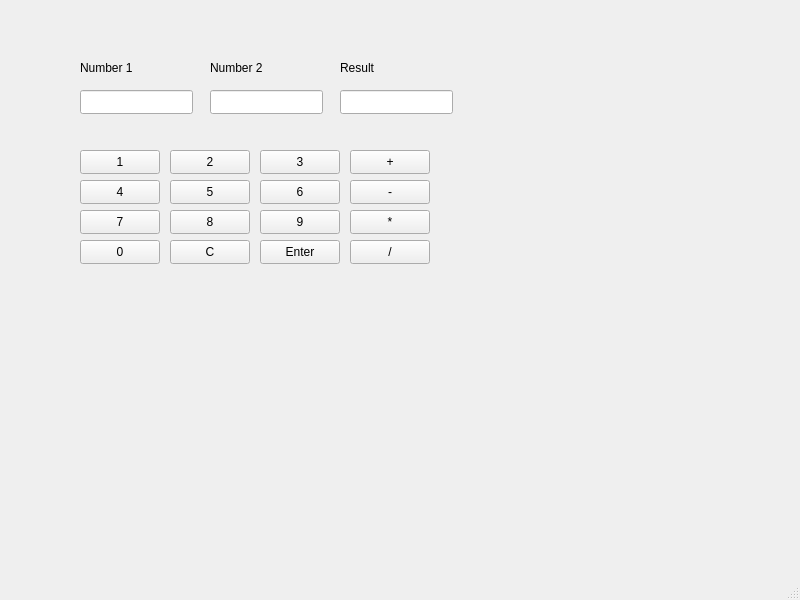
<?xml version="1.0" encoding="UTF-8"?>
<ui version="4.0">
 <class>MainWindow</class>
 <widget class="QMainWindow" name="MainWindow">
  <property name="geometry">
   <rect>
    <x>0</x>
    <y>0</y>
    <width>800</width>
    <height>600</height>
   </rect>
  </property>
  <property name="windowTitle">
   <string>MainWindow</string>
  </property>
  <widget class="QWidget" name="centralwidget">
   <widget class="QPushButton" name="btn1">
    <property name="geometry">
     <rect>
      <x>80</x>
      <y>150</y>
      <width>80</width>
      <height>24</height>
     </rect>
    </property>
    <property name="text">
     <string>1</string>
    </property>
   </widget>
   <widget class="QPushButton" name="btn2">
    <property name="geometry">
     <rect>
      <x>170</x>
      <y>150</y>
      <width>80</width>
      <height>24</height>
     </rect>
    </property>
    <property name="text">
     <string>2</string>
    </property>
   </widget>
   <widget class="QPushButton" name="btn3">
    <property name="geometry">
     <rect>
      <x>260</x>
      <y>150</y>
      <width>80</width>
      <height>24</height>
     </rect>
    </property>
    <property name="text">
     <string>3</string>
    </property>
   </widget>
   <widget class="QPushButton" name="btnPlus">
    <property name="geometry">
     <rect>
      <x>350</x>
      <y>150</y>
      <width>80</width>
      <height>24</height>
     </rect>
    </property>
    <property name="text">
     <string>+</string>
    </property>
   </widget>
   <widget class="QPushButton" name="btn4">
    <property name="geometry">
     <rect>
      <x>80</x>
      <y>180</y>
      <width>80</width>
      <height>24</height>
     </rect>
    </property>
    <property name="text">
     <string>4</string>
    </property>
   </widget>
   <widget class="QPushButton" name="btn5">
    <property name="geometry">
     <rect>
      <x>170</x>
      <y>180</y>
      <width>80</width>
      <height>24</height>
     </rect>
    </property>
    <property name="text">
     <string>5</string>
    </property>
   </widget>
   <widget class="QPushButton" name="btn6">
    <property name="geometry">
     <rect>
      <x>260</x>
      <y>180</y>
      <width>80</width>
      <height>24</height>
     </rect>
    </property>
    <property name="text">
     <string>6</string>
    </property>
   </widget>
   <widget class="QPushButton" name="btnMinus">
    <property name="geometry">
     <rect>
      <x>350</x>
      <y>180</y>
      <width>80</width>
      <height>24</height>
     </rect>
    </property>
    <property name="text">
     <string>-</string>
    </property>
   </widget>
   <widget class="QPushButton" name="btn7">
    <property name="geometry">
     <rect>
      <x>80</x>
      <y>210</y>
      <width>80</width>
      <height>24</height>
     </rect>
    </property>
    <property name="text">
     <string>7</string>
    </property>
   </widget>
   <widget class="QPushButton" name="btn8">
    <property name="geometry">
     <rect>
      <x>170</x>
      <y>210</y>
      <width>80</width>
      <height>24</height>
     </rect>
    </property>
    <property name="text">
     <string>8</string>
    </property>
   </widget>
   <widget class="QPushButton" name="btnClear">
    <property name="geometry">
     <rect>
      <x>170</x>
      <y>240</y>
      <width>80</width>
      <height>24</height>
     </rect>
    </property>
    <property name="text">
     <string>C</string>
    </property>
   </widget>
   <widget class="QPushButton" name="btn9">
    <property name="geometry">
     <rect>
      <x>260</x>
      <y>210</y>
      <width>80</width>
      <height>24</height>
     </rect>
    </property>
    <property name="text">
     <string>9</string>
    </property>
   </widget>
   <widget class="QPushButton" name="btnMultiply">
    <property name="geometry">
     <rect>
      <x>350</x>
      <y>210</y>
      <width>80</width>
      <height>24</height>
     </rect>
    </property>
    <property name="text">
     <string>*</string>
    </property>
   </widget>
   <widget class="QPushButton" name="btn0">
    <property name="geometry">
     <rect>
      <x>80</x>
      <y>240</y>
      <width>80</width>
      <height>24</height>
     </rect>
    </property>
    <property name="text">
     <string>0</string>
    </property>
   </widget>
   <widget class="QPushButton" name="btnEnter">
    <property name="geometry">
     <rect>
      <x>260</x>
      <y>240</y>
      <width>80</width>
      <height>24</height>
     </rect>
    </property>
    <property name="text">
     <string>Enter</string>
    </property>
   </widget>
   <widget class="QPushButton" name="btnDivide">
    <property name="geometry">
     <rect>
      <x>350</x>
      <y>240</y>
      <width>80</width>
      <height>24</height>
     </rect>
    </property>
    <property name="text">
     <string>/</string>
    </property>
   </widget>
   <widget class="QLabel" name="label">
    <property name="geometry">
     <rect>
      <x>80</x>
      <y>60</y>
      <width>61</width>
      <height>16</height>
     </rect>
    </property>
    <property name="text">
     <string>Number 1</string>
    </property>
   </widget>
   <widget class="QLabel" name="label_2">
    <property name="geometry">
     <rect>
      <x>210</x>
      <y>60</y>
      <width>71</width>
      <height>16</height>
     </rect>
    </property>
    <property name="text">
     <string>Number 2</string>
    </property>
   </widget>
   <widget class="QLabel" name="label_3">
    <property name="geometry">
     <rect>
      <x>340</x>
      <y>60</y>
      <width>49</width>
      <height>16</height>
     </rect>
    </property>
    <property name="text">
     <string>Result</string>
    </property>
   </widget>
   <widget class="QLineEdit" name="textNum1">
    <property name="geometry">
     <rect>
      <x>80</x>
      <y>90</y>
      <width>113</width>
      <height>24</height>
     </rect>
    </property>
   </widget>
   <widget class="QLineEdit" name="textNum2">
    <property name="geometry">
     <rect>
      <x>210</x>
      <y>90</y>
      <width>113</width>
      <height>24</height>
     </rect>
    </property>
   </widget>
   <widget class="QLineEdit" name="textResult">
    <property name="geometry">
     <rect>
      <x>340</x>
      <y>90</y>
      <width>113</width>
      <height>24</height>
     </rect>
    </property>
   </widget>
  </widget>
  <widget class="QMenuBar" name="menubar">
   <property name="geometry">
    <rect>
     <x>0</x>
     <y>0</y>
     <width>800</width>
     <height>21</height>
    </rect>
   </property>
  </widget>
  <widget class="QStatusBar" name="statusbar"/>
 </widget>
 <resources/>
 <connections/>
</ui>
